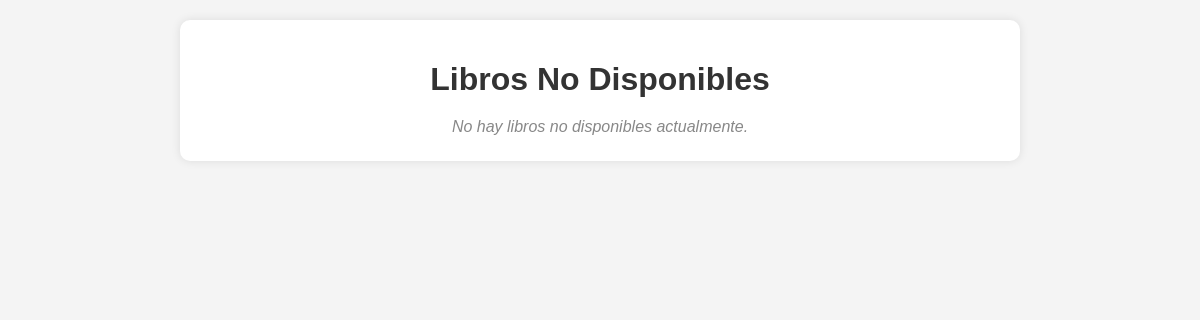
Before: /libros/registro-de-bajas/ with the older database file.
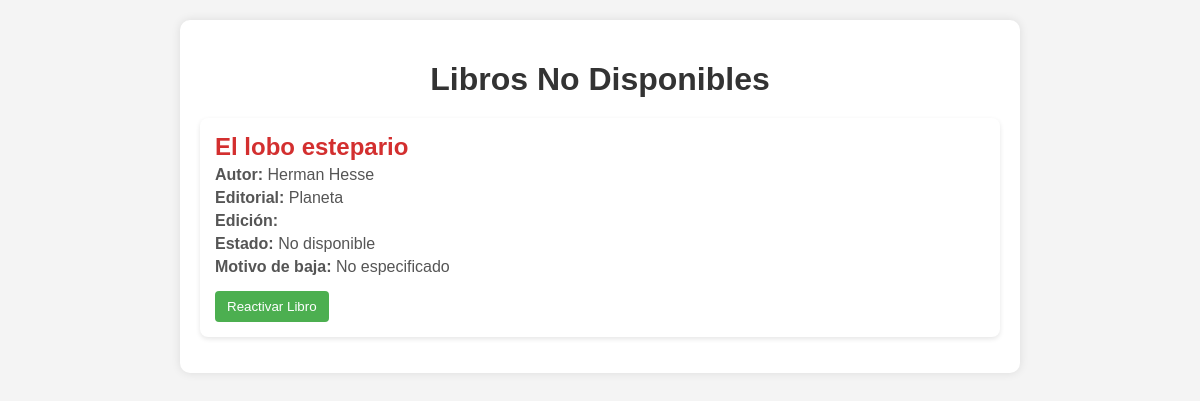
After: the same page with the newer database file.
### libros/models.py (models this page shows, shortened)
class Inventario(models.Model):
    id_inventario = models.AutoField(primary_key=True)
    estado = models.CharField(max_length=255, null=True, default="Disponible")
    motivo_baja = models.CharField(max_length=255, null=True)
    descripcion = models.TextField(null=True)
    num_ejemplar = models.IntegerField(null=True)
    imagen_rota = models.ImageField(
        upload_to='imagenes_rota/', null=True, blank=True)

class Libro(Inventario):
    id_libro = models.AutoField(primary_key=True)
    titulo = models.CharField(max_length=255)
    autor = models.CharField(max_length=255)
    editorial = models.CharField(max_length=255)
    clasificacion_cdu = models.CharField(max_length=255, null=False, default='Sin clasificar')
    siglas_autor_titulo = models.CharField(max_length=255, null=False, default='ABC')
    num_inventario = models.IntegerField(null=False, default=1)
    resumen = models.TextField()
    etiqueta_palabra_clave = models.TextField(default='Roma,Historia,Clasica')
    sede = models.TextField(default='La Plata')
    disponibilidad = models.CharField(max_length=255, null=True, default="Disponible")
    observaciones = models.TextField(default='Esta es una observación')
    img = models.URLField()

class Inventario(models.Model):
    id_inventario = models.AutoField(primary_key=True)
    estado = models.CharField(max_length=255, null=True, default="Disponible")
    motivo_baja = models.CharField(max_length=255, null=True)
    descripcion = models.TextField(null=True)
    num_ejemplar = models.IntegerField(null=True)
    imagen_rota = models.ImageField(
        upload_to='imagenes_rota/', null=True, blank=True)

### libros/views.py (the view)
# urls.py: path('registro-de-bajas/', views.registro_bajas, name='registro_de_bajas'),
def registro_bajas(request):
    libros_no_disponibles = Libro.objects.filter(estado='No disponible')
    context = {
        'libros_no_disponibles': libros_no_disponibles,
    }
    return render(request, 'libros/registro_bajas.html', context)

### libros/templates/libros/registro_bajas.html (shortened to what this page needs)
<!DOCTYPE html>
<html lang="es">
<head>
</head>
<body>
    <div class="container">
        <h1>Libros No Disponibles</h1>
        <div>
            {% if libros_no_disponibles %}
                <ul>
                    {% for libro in libros_no_disponibles %}
                        <li>
                            <h2>{{ libro.titulo }}</h2>
                            <p><strong>Autor:</strong> {{ libro.autor }}</p>
                            <p><strong>Editorial:</strong> {{ libro.editorial }}</p>
                            <p><strong>Edición:</strong> {{ libro.edicion }}</p>
                            <p><strong>Estado:</strong> {{ libro.estado }}</p>
                            <p><strong>Motivo de baja:</strong> {{ libro.motivo_baja|default:"No especificado" }}</p>
                            <form method="post" action="{% url 'reactivar_libro' libro.id_libro %}">
                                <button type="submit" class="btn-reactivar">Reactivar Libro</button>
                            </form>
                        </li>
                    {% endfor %}
                </ul>
            {% else %}
                <p class="no-disponibles">No hay libros no disponibles actualmente.</p>
            {% endif %}
        </div>
    </div>
</body>
</html>

Changed rows visible on the page:
added Libro: titulo "El lobo estepario", autor "Herman Hesse", editorial "Planeta", estado "No disponible", motivo_baja "No especificado"
Other visible differences:
text no longer shown: "No hay libros no disponibles actualmente."
